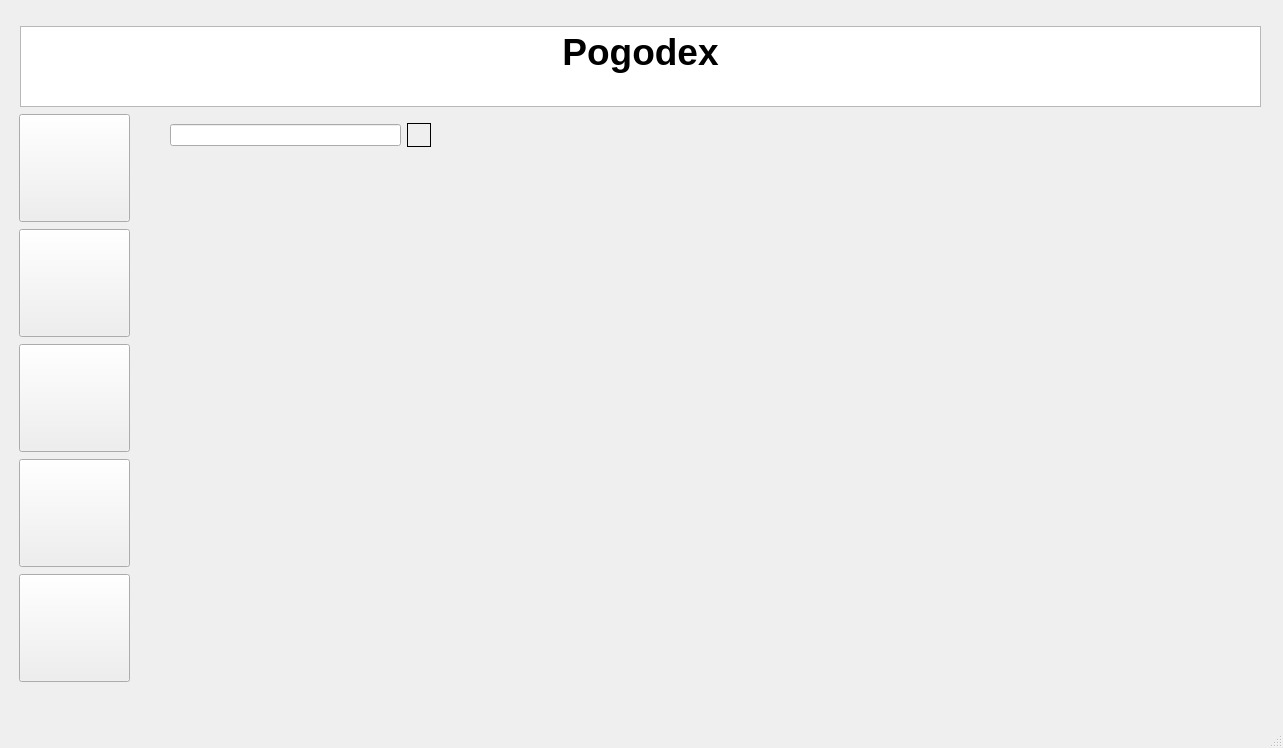
<?xml version="1.0" encoding="UTF-8"?>
<ui version="4.0">
 <class>MainWindow</class>
 <widget class="QMainWindow" name="MainWindow">
  <property name="geometry">
   <rect>
    <x>0</x>
    <y>0</y>
    <width>1283</width>
    <height>748</height>
   </rect>
  </property>
  <property name="windowTitle">
   <string>MainWindow</string>
  </property>
  <widget class="QWidget" name="centralwidget">
   <widget class="QWidget" name="verticalLayoutWidget">
    <property name="geometry">
     <rect>
      <x>20</x>
      <y>26</y>
      <width>1241</width>
      <height>81</height>
     </rect>
    </property>
    <layout class="QVBoxLayout" name="Banner">
     <item>
      <widget class="QTextBrowser" name="textBrowser">
       <property name="styleSheet">
        <string notr="true">width: 80%;
height: 26px;</string>
       </property>
       <property name="html">
        <string>&lt;!DOCTYPE HTML PUBLIC &quot;-//W3C//DTD HTML 4.0//EN&quot; &quot;http://www.w3.org/TR/REC-html40/strict.dtd&quot;&gt;
&lt;html&gt;&lt;head&gt;&lt;meta name=&quot;qrichtext&quot; content=&quot;1&quot; /&gt;&lt;meta charset=&quot;utf-8&quot; /&gt;&lt;style type=&quot;text/css&quot;&gt;
p, li { white-space: pre-wrap; }
hr { height: 1px; border-width: 0; }
li.unchecked::marker { content: &quot;\2610&quot;; }
li.checked::marker { content: &quot;\2612&quot;; }
&lt;/style&gt;&lt;/head&gt;&lt;body style=&quot; font-family:'Segoe UI'; font-size:9pt; font-weight:400; font-style:normal;&quot;&gt;
&lt;p align=&quot;center&quot; style=&quot; margin-top:0px; margin-bottom:0px; margin-left:0px; margin-right:0px; -qt-block-indent:0; text-indent:0px;&quot;&gt;&lt;span style=&quot; font-size:28pt; font-weight:700;&quot;&gt;Pogodex&lt;/span&gt;&lt;/p&gt;&lt;/body&gt;&lt;/html&gt;</string>
       </property>
      </widget>
     </item>
    </layout>
   </widget>
   <widget class="QWidget" name="verticalLayoutWidget_4">
    <property name="geometry">
     <rect>
      <x>19</x>
      <y>113</y>
      <width>111</width>
      <height>575</height>
     </rect>
    </property>
    <layout class="QVBoxLayout" name="Menu">
     <item>
      <widget class="QPushButton" name="ButtonPogodexTravel">
       <property name="styleSheet">
        <string notr="true">image: url(:/imgs/Grafiki/week.png);
width: 100px;
height: 100px;</string>
       </property>
       <property name="text">
        <string/>
       </property>
      </widget>
     </item>
     <item>
      <widget class="QPushButton" name="ButtonPogodexSail">
       <property name="styleSheet">
        <string notr="true">image: url(:/imgs/Grafiki/travel.png);
width: 100px;
height: 100px;</string>
       </property>
       <property name="text">
        <string/>
       </property>
      </widget>
     </item>
     <item>
      <widget class="QPushButton" name="ButtonPogodexSki">
       <property name="styleSheet">
        <string notr="true">image: url(:/imgs/Grafiki/safe.png);
width: 100px;
height: 100px;</string>
       </property>
       <property name="text">
        <string/>
       </property>
      </widget>
     </item>
     <item>
      <widget class="QPushButton" name="ButtonPogodexSafe">
       <property name="styleSheet">
        <string notr="true">image: url(:/imgs/Grafiki/sail.png);
width: 100px;
height: 100px;</string>
       </property>
       <property name="text">
        <string/>
       </property>
      </widget>
     </item>
     <item>
      <widget class="QPushButton" name="ButtonPogodexWeek">
       <property name="styleSheet">
        <string notr="true">image: url(:/imgs/Grafiki/ski.png);
width: 100px;
height: 100px;
</string>
       </property>
       <property name="text">
        <string/>
       </property>
      </widget>
     </item>
    </layout>
   </widget>
   <widget class="QWidget" name="horizontalLayoutWidget">
    <property name="geometry">
     <rect>
      <x>170</x>
      <y>120</y>
      <width>261</width>
      <height>31</height>
     </rect>
    </property>
    <layout class="QHBoxLayout" name="horizontalLayout">
     <item>
      <widget class="QLineEdit" name="lineEdit"/>
     </item>
     <item>
      <widget class="QPushButton" name="pushButton">
       <property name="styleSheet">
        <string notr="true">image: url(:/imgs/Grafiki/lupa.jpg);
width: 22px;
height: 22px;
border: 1px solid black;</string>
       </property>
       <property name="text">
        <string/>
       </property>
      </widget>
     </item>
    </layout>
   </widget>
  </widget>
  <widget class="QMenuBar" name="menubar">
   <property name="geometry">
    <rect>
     <x>0</x>
     <y>0</y>
     <width>1283</width>
     <height>26</height>
    </rect>
   </property>
  </widget>
  <widget class="QStatusBar" name="statusbar"/>
 </widget>
 <resources/>
 <connections/>
</ui>
